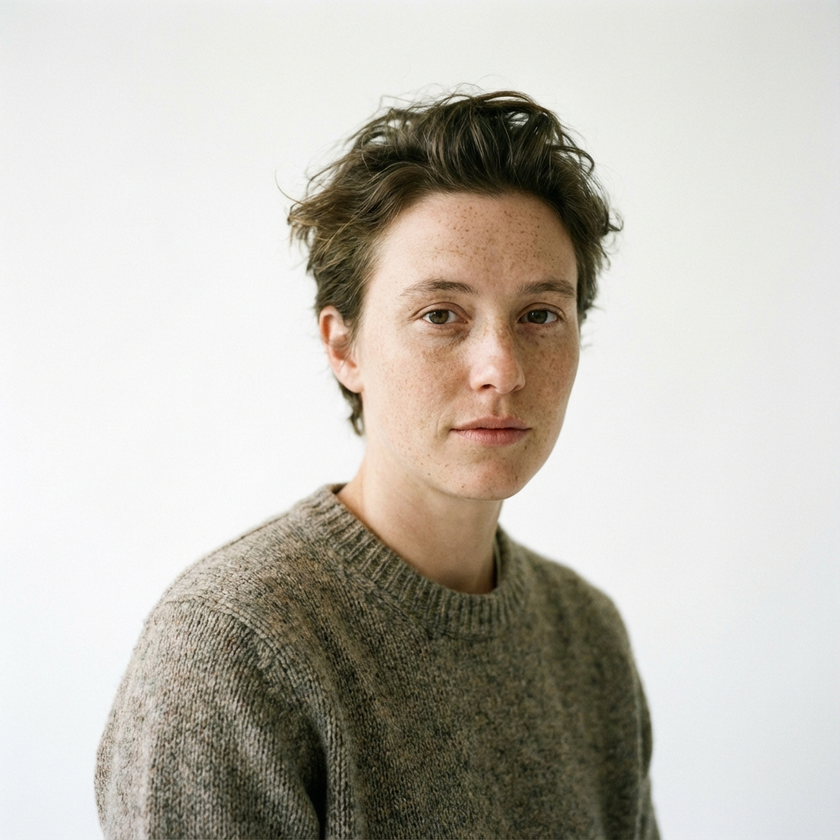
#> input picture sample_face.png, 840 x 840 px, shrunk from 1024 x 1024 before the run
$ python preprocessing_tool.py ../sample_face.png   (older library calls are emulated)
#> lines starting #> are read from the running program, lines starting #| are printed output that depends on the picture; after the words box and inside, x2 and y2 are one past the last pixel; in counts of white or black regions, pixels touching at a corner belong together
"""
Geleneksel Görüntü İşleme - Preprocessing Tool

Threshold, Canny Edge, Morphological işlemler.
Belge/plaka tanıma ön işleme sistemi.
"""
import argparse
import cv2
import numpy as np
import matplotlib.pyplot as plt
import os


def load_image(path):
    """Görüntüyü yükle"""
    if not os.path.isfile(path):
        raise FileNotFoundError(f"Görüntü bulunamadı: {path}")

    img = cv2.imread(path)
    if img is None:
        with open(path, "rb") as f:
            data = np.asarray(bytearray(f.read()), dtype=np.uint8)
        img = cv2.imdecode(data, cv2.IMREAD_COLOR)

    return img


def threshold_comparison(gray):
    """Farklı threshold yöntemlerini karşılaştır"""

    results = {
        'Orijinal (Gri)': gray,
        'Binary (127)': cv2.threshold(gray, 127, 255, cv2.THRESH_BINARY)[1],
        'Binary Inv': cv2.threshold(gray, 127, 255, cv2.THRESH_BINARY_INV)[1],
        'Otsu': cv2.threshold(gray, 0, 255, cv2.THRESH_BINARY + cv2.THRESH_OTSU)[1],
        'Adaptive Mean': cv2.adaptiveThreshold(gray, 255, cv2.ADAPTIVE_THRESH_MEAN_C,
                                                cv2.THRESH_BINARY, 11, 2),
        'Adaptive Gaussian': cv2.adaptiveThreshold(gray, 255, cv2.ADAPTIVE_THRESH_GAUSSIAN_C,
                                                    cv2.THRESH_BINARY, 11, 2),
    }

    return results


def edge_detection_comparison(gray):
    """Farklı kenar tespit yöntemlerini karşılaştır"""

    # Blur uygula (gürültü azaltma)
    blurred = cv2.GaussianBlur(gray, (5, 5), 0)

    # Sobel X ve Y
    sobel_x = cv2.Sobel(blurred, cv2.CV_64F, 1, 0, ksize=3)
    sobel_y = cv2.Sobel(blurred, cv2.CV_64F, 0, 1, ksize=3)
    sobel_x = np.uint8(np.absolute(sobel_x))
    sobel_y = np.uint8(np.absolute(sobel_y))
    sobel_combined = cv2.bitwise_or(sobel_x, sobel_y)

    # Laplacian
    laplacian = cv2.Laplacian(blurred, cv2.CV_64F)
    laplacian = np.uint8(np.absolute(laplacian))

    results = {
        'Orijinal': gray,
        'Sobel X': sobel_x,
        'Sobel Y': sobel_y,
        'Sobel Combined': sobel_combined,
        'Laplacian': laplacian,
        'Canny (50-150)': cv2.Canny(blurred, 50, 150),
        'Canny (100-200)': cv2.Canny(blurred, 100, 200),
    }

    return results


# [17 lines left out: function morphology_comparison, not called in this run]


def document_preprocessing(img):
    """Belge tarama için ön işleme pipeline"""

    gray = cv2.cvtColor(img, cv2.COLOR_BGR2GRAY)

    steps = {
        '1. Orijinal': cv2.cvtColor(img, cv2.COLOR_BGR2RGB),
        '2. Gri Seviye': gray,
    }

    # Blur
    blurred = cv2.GaussianBlur(gray, (5, 5), 0)
    steps['3. Gaussian Blur'] = blurred

    # Adaptive threshold
    binary = cv2.adaptiveThreshold(blurred, 255, cv2.ADAPTIVE_THRESH_GAUSSIAN_C,
                                    cv2.THRESH_BINARY, 11, 2)
    steps['4. Adaptive Threshold'] = binary

    # Morphological temizlik
    kernel = np.ones((2, 2), np.uint8)
    opened = cv2.morphologyEx(binary, cv2.MORPH_OPEN, kernel)
    steps['5. Morph Open'] = opened

    # Closing
    closed = cv2.morphologyEx(opened, cv2.MORPH_CLOSE, kernel)
    steps['6. Morph Close'] = closed

    return steps


# [38 lines left out: function plate_detection_preprocessing, not called in this run]


def plot_results(results, title="Sonuçlar", save_path=None):
    """Sonuçları göster"""

    n = len(results)
    cols = min(4, n)
    rows = (n + cols - 1) // cols

    fig, axes = plt.subplots(rows, cols, figsize=(4*cols, 4*rows))
    fig.suptitle(title, fontsize=14, fontweight='bold')

    if n == 1:
        axes = [axes]
    else:
        axes = axes.flatten()

    for ax, (name, img) in zip(axes, results.items()):
        if len(img.shape) == 3:
            ax.imshow(img)
        else:
            ax.imshow(img, cmap='gray')
        ax.set_title(name, fontsize=10)
        ax.axis('off')

    for i in range(n, len(axes)):
        axes[i].axis('off')

    plt.tight_layout()

    if save_path:
        plt.savefig(save_path, dpi=150, bbox_inches='tight')
        print(f"Kaydedildi: {save_path}")

    plt.show()


# [53 lines left out: function interactive_preprocessing, not called in this run]


def main():
    parser = argparse.ArgumentParser(description="Geleneksel Görüntü İşleme Aracı")
    parser.add_argument("image", help="Görüntü yolu")
    parser.add_argument("--mode", choices=['threshold', 'edge', 'morphology',
                                           'document', 'plate', 'all'],
                        default='all', help="İşlem modu")
    parser.add_argument("--interactive", action="store_true", help="İnteraktif mod")
    parser.add_argument("--save", help="Sonucu kaydet")
    args = parser.parse_args()

    print(f"Görüntü yükleniyor: {args.image}")
    img = load_image(args.image)
#> in load_image, img is the input picture: shape (840, 840, 3); mean B, G, R 180.8, 189.4, 193.5
    gray = cv2.cvtColor(img, cv2.COLOR_BGR2GRAY)
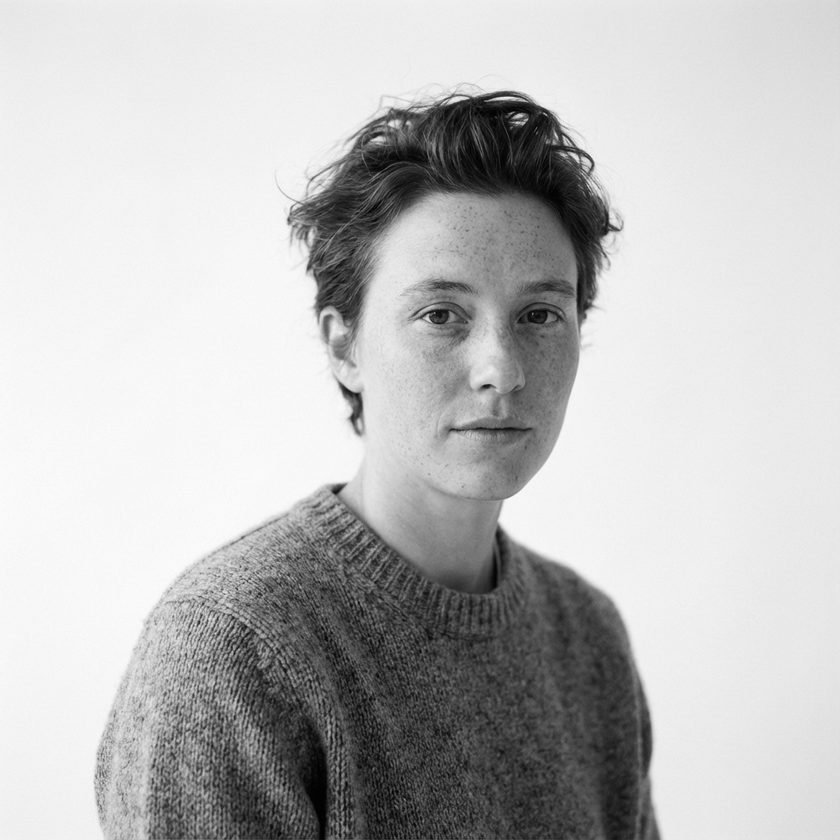
#> gray: shape (840, 840); min 0, max 252, mean 189.6

    if args.interactive:
        interactive_preprocessing(img)
        return

    if args.mode == 'threshold':
        results = threshold_comparison(gray)
        plot_results(results, "Threshold Karşılaştırması", args.save)

    elif args.mode == 'edge':
        results = edge_detection_comparison(gray)
        plot_results(results, "Kenar Tespiti Karşılaştırması", args.save)

    elif args.mode == 'morphology':
        # Önce binary yap
        _, binary = cv2.threshold(gray, 127, 255, cv2.THRESH_BINARY)
        results = morphology_comparison(binary)
        plot_results(results, "Morphological İşlemler", args.save)

    elif args.mode == 'document':
        results = document_preprocessing(img)
        plot_results(results, "Belge Tarama Pipeline", args.save)

    elif args.mode == 'plate':
        results = plate_detection_preprocessing(img)
        plot_results(results, "Plaka Tanıma Pipeline", args.save)

    else:  # all
        print("\n1. Threshold Karşılaştırması")
        results = threshold_comparison(gray)
#> results = 6 items
        plot_results(results, "Threshold Karşılaştırması")
#> in plot_results, `n = len(results)`: n = 6
#> in plot_results, `cols = min(4, n)`: cols = 4
#> in plot_results, `rows = (n + cols - 1) // cols`: rows = 2
#> the loop in plot_results, `for ax, (name, img) in zip(axes, results.items()):` made 6 passes
#> name on passes 1 to 6: 'Orijinal (Gri)', 'Binary (127)', 'Binary Inv', 'Otsu', 'Adaptive Mean', 'Adaptive Gaussian'
#> the loop in plot_results, `for i in range(n, len(axes)):` made 2 passes
#> i on passes 1 to 2: 6, 7

        print("\n2. Kenar Tespiti Karşılaştırması")
        results = edge_detection_comparison(gray)
#> in edge_detection_comparison, `laplacian = cv2.Laplacian(blurred, cv2.CV_64F)`:
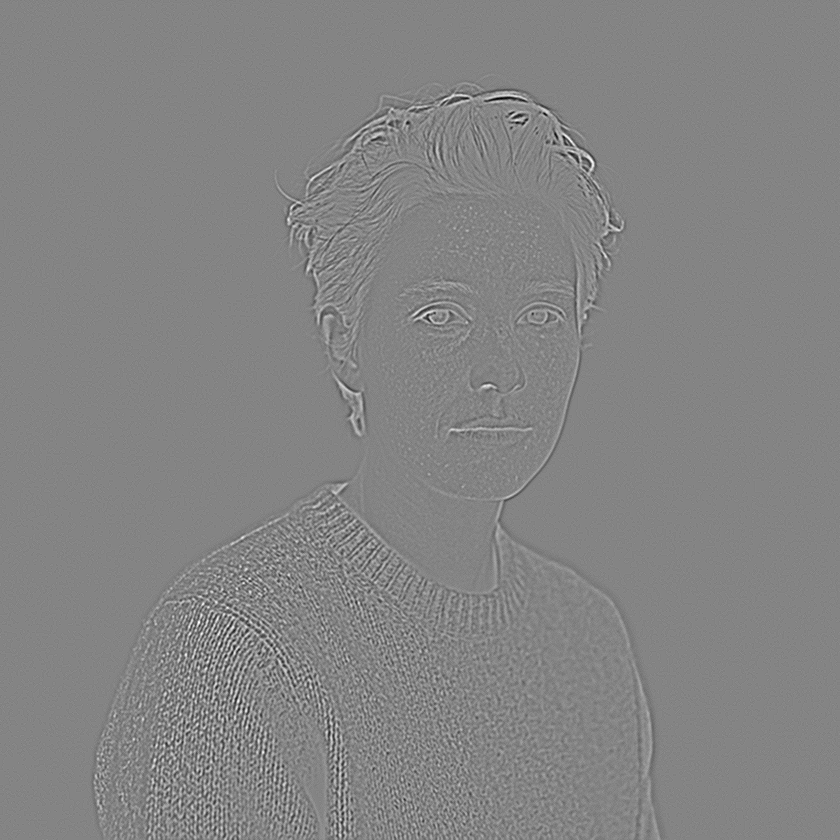
#> laplacian: shape (840, 840) float64; min -56, max 52, mean 0; drawn with min black and max white
#> in edge_detection_comparison, `laplacian = np.uint8(np.absolute(laplacian))`:
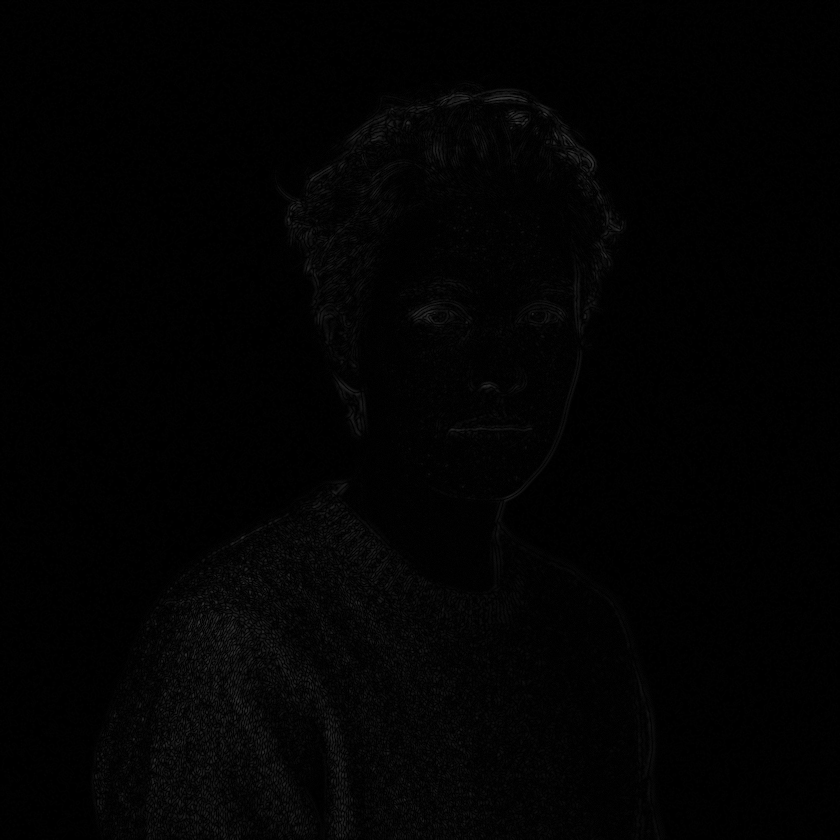
#> laplacian: shape (840, 840); min 0, max 56, mean 2.4
#> results = 7 items
        plot_results(results, "Kenar Tespiti Karşılaştırması")
#> call 2 of plot_results, with title = 'Kenar Tespiti Karşılaştırması'
#> in plot_results (call 2), `n = len(results)`: n = 7
#> the loop in plot_results (call 2), `for ax, (name, img) in zip(axes, results.items()):` made 7 passes
#> the loop in plot_results (call 2), `for i in range(n, len(axes)):` made 1 pass
#> in plot_results (call 2), `plt.show()`:
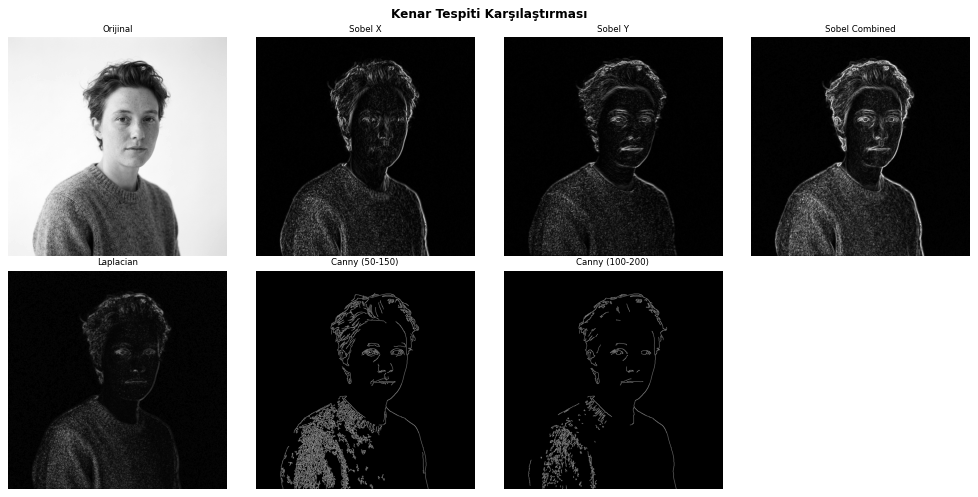
#> figure drawn by matplotlib, 7 panels

        print("\n3. Belge Tarama Pipeline")
        results = document_preprocessing(img)
#> in document_preprocessing, `binary = cv2.adaptiveThreshold(blurred, 255, cv2.ADAPTIVE_THRESH_GAUSS..`:
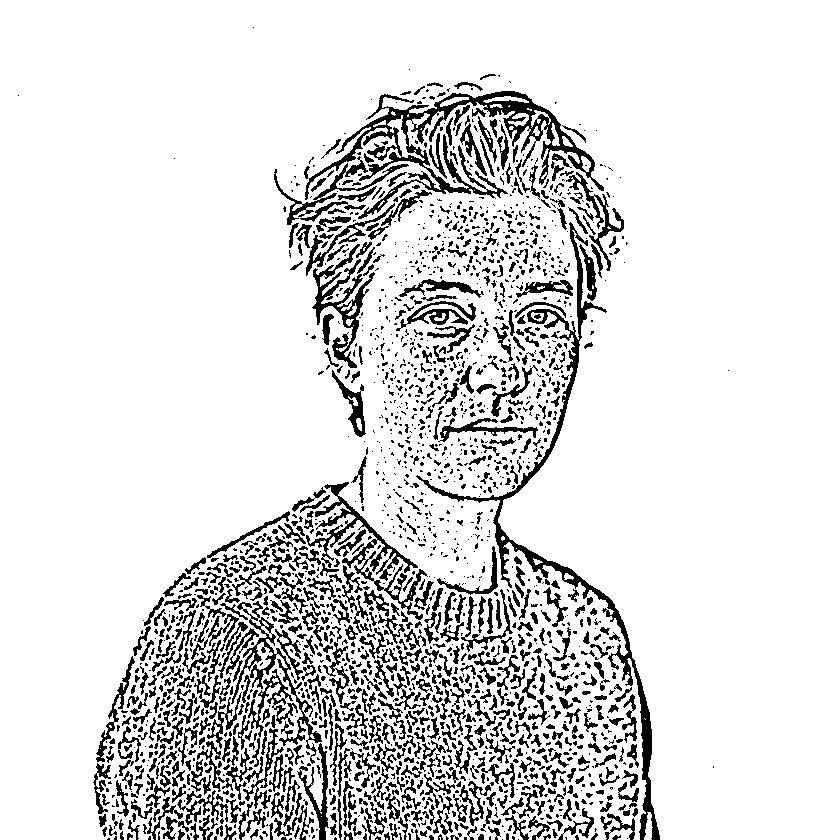
#> binary: shape (840, 840); 86.9% white; 2129 black regions (1356 under 20 px), largest, box (x1, y1, x2, y2) and area: (305, 91, 604, 219) 7032, (416, 222, 660, 840) 5951, (306, 482, 428, 620) 2642
#> in document_preprocessing, `opened = cv2.morphologyEx(binary, cv2.MORPH_OPEN, kernel)`: opened: shape (840, 840); 86.6% white; 1551 black regions (1023 under 20 px), largest, box (x1, y1, x2, y2) and area: (275, 92, 605, 226) 9279, (183, 596, 338, 840) 8349, (417, 223, 661, 840) 6345
#> in document_preprocessing, `closed = cv2.morphologyEx(opened, cv2.MORPH_CLOSE, kernel)`:
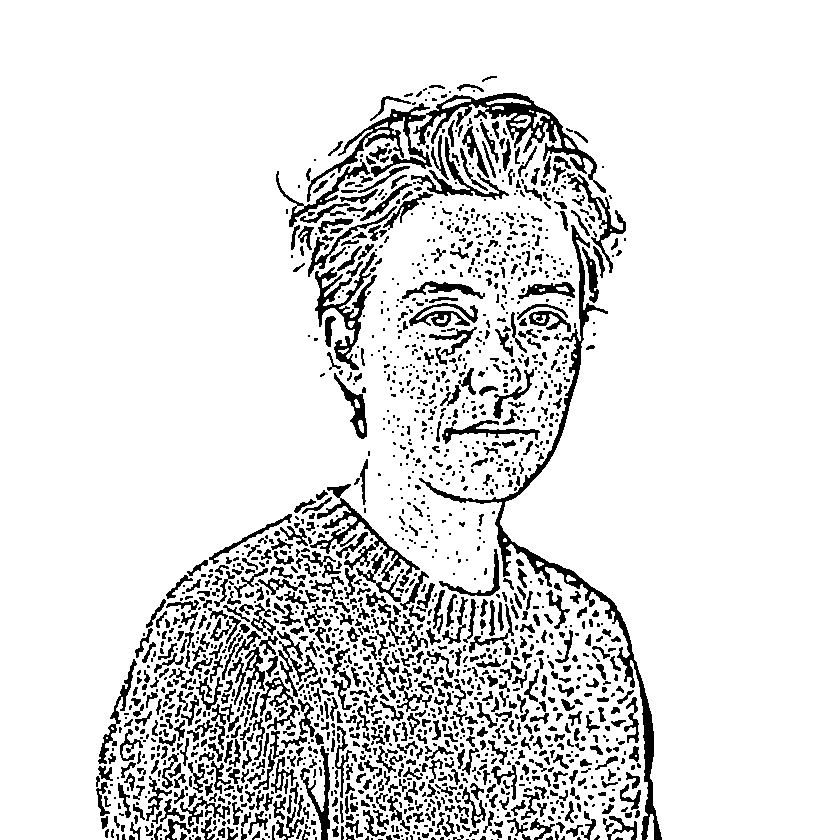
#> closed: shape (840, 840); 87.5% white; 1878 black regions (1038 under 20 px), largest, box (x1, y1, x2, y2) and area: (419, 225, 662, 840) 5554, (307, 93, 606, 202) 5243, (315, 252, 377, 370) 1851
#> results = 6 items
        plot_results(results, "Belge Tarama Pipeline")
#> call 3 of plot_results, with title = 'Belge Tarama Pipeline'
#> in plot_results (call 3), `n = len(results)`: n = 6
#> the loop in plot_results (call 3), `for ax, (name, img) in zip(axes, results.items()):` made 6 passes
#> name on passes 1 to 6: '1. Orijinal', '2. Gri Seviye', '3. Gaussian Blur', '4. Adaptive Threshold', '5. Morph Open', '6. Morph Close'
#> the loop in plot_results (call 3), `for i in range(n, len(axes)):` made 2 passes
#> in plot_results (call 3), `plt.show()`:
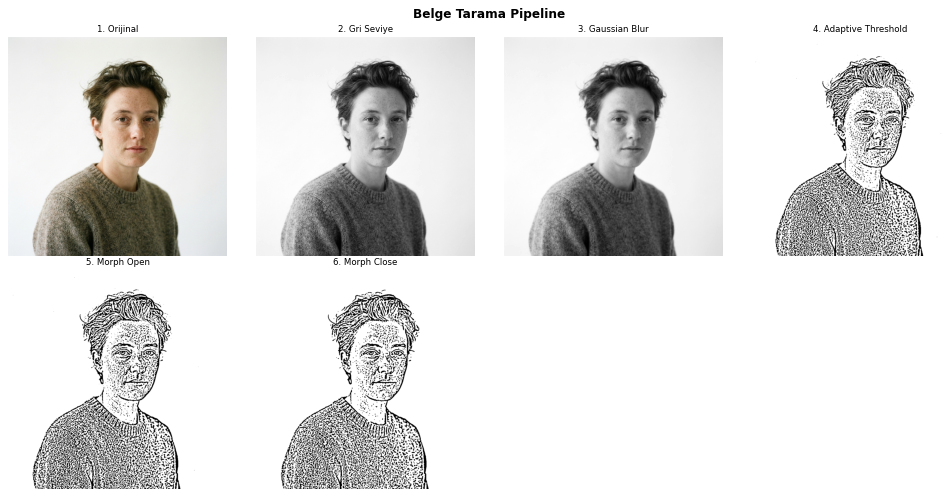
#> figure drawn by matplotlib, 6 panels


if __name__ == "__main__":
    main()
